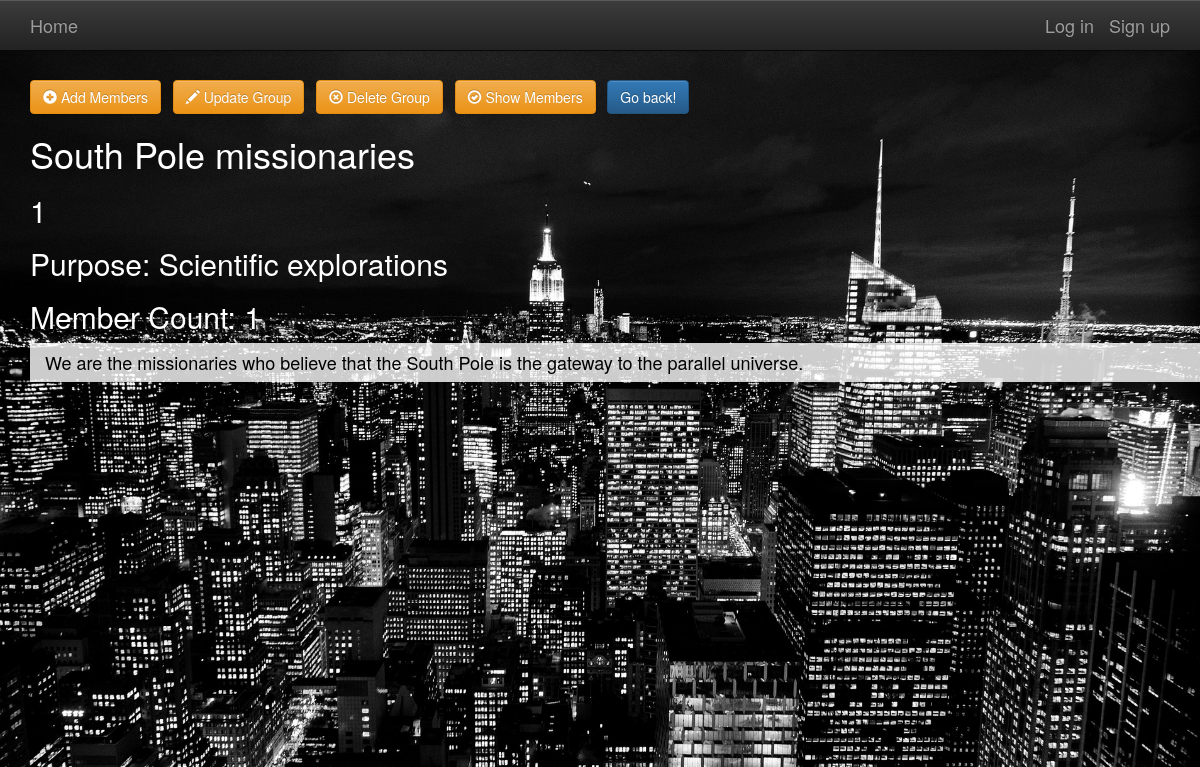
Screenshot of /groups/posts/in/1/ with the database file from the repository.
### groups/models.py (models this page shows, shortened)
class Group(models.Model):
    name = models.CharField(max_length=255)
    slug = models.SlugField(allow_unicode=True)
    description = models.TextField(blank=True, default='')
    description_html = models.TextField(editable=False, default='', blank=True)
    purpose = models.CharField(max_length=255, null=True, default='', blank=True)
    class Meta:
        ordering = ["pk"]
        unique_together = ("name", "purpose")

### groups/views.py (the view)
# urls.py: url(r"^posts/in/(?P<pk>\d+)/$",views.SingleGroup.as_view(),name="single"),
class SingleGroup(generic.DetailView):
    context_object_name = 'group_details'
    model = models.Group
    template_name = 'groups/group_detail.html'

### groups/templates/groups/group_detail.html (shortened to what this page needs)
{% extends "groups/group_base.html" %}
{% block pregroup %}
<div class="content">
  <a href="{% url 'members:create' pk=group_details.pk %}" class="btn btn-md btn-fill btn-warning"><span class="glyphicon glyphicon-plus-sign"></span> Add Members</a>
  <a href="{% url 'groups:update' pk=group_details.pk %}" class="btn btn-md btn-fill btn-warning"><span class="glyphicon glyphicon-pencil"></span> Update Group</a>
  <a href="{% url 'groups:delete' pk=group_details.pk %}" class="btn btn-md btn-fill btn-warning"><span class="glyphicon glyphicon-remove-circle"></span> Delete Group</a>
  <a href="{% url 'groups:show_members' pk=group_details.pk %}" class="btn btn-md btn-fill btn-warning"><span class="glyphicon glyphicon-ok-circle"></span> Show Members</a>
  <input type="button" class="btn btn-primary btn-large" value="Go back!" onclick="history.back()">
</div>
<h1>{{group_details.name}}</h1>
<h2>{{group_details.pk}}</h2>
<h2>Purpose: {{group_details.purpose}}</h2>
<h2>Member Count: {{group_details.member_set.count}}</h2>
<div style="background-color: rgba(255, 255, 255, 0.8);" data-spy="scroll" data-target=".navbar">
  <div class="list-group-item-text container-fluid">
    <h4 style="color:black;">{{ group_details.description_html|safe }}</h4>
  </div>
</div>
{% endblock %}
<!--{% block group_content %}
<div class="col-md-8">
</div>
{% endblock %}-->

### static/simplesocial/css/master.css (style rules this page uses)
body { margin: 0; overflow: scroll; background-color: black; color:white; }
html, body { background: #000; height: 100%; }

### rows the page displays
Group: name "South Pole missionaries", pk "1", purpose "Scientific explorations", member_set.count "1", description_html "We are the missionaries who believe that the South Pole is the gateway to the parallel universe."
